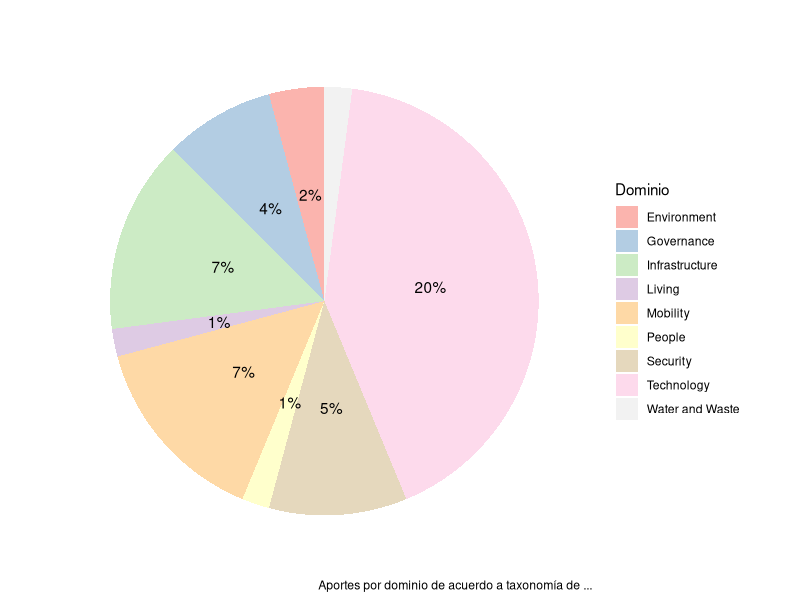

This figure's R source:
library(tidyverse)

dominio_tbl <- read_csv("./data/Dominio.csv")

pie2 <- ggplot(dominio_tbl, aes(x = "", y=N, fill = factor(Dominio))) + 
  geom_bar(width = 1, stat = "identity") +
  theme(axis.line = element_blank(), 
        plot.title = element_text(hjust=0.5)) + 
  labs(fill="Dominio", 
       x=NULL, 
       y=NULL, 
       title="", 
       caption="Aportes por dominio de acuerdo a taxonomía de ...") +
  geom_text(aes(label = paste0(N, "%")), position = position_stack(vjust=0.5), check_overlap = 'clip') +
  theme_classic() +
  theme(axis.line = element_blank(),
        axis.text = element_blank(),
        axis.ticks = element_blank()) +
  scale_fill_brewer(palette="Pastel1")

pie2 + coord_polar(theta = "y", start=0)

